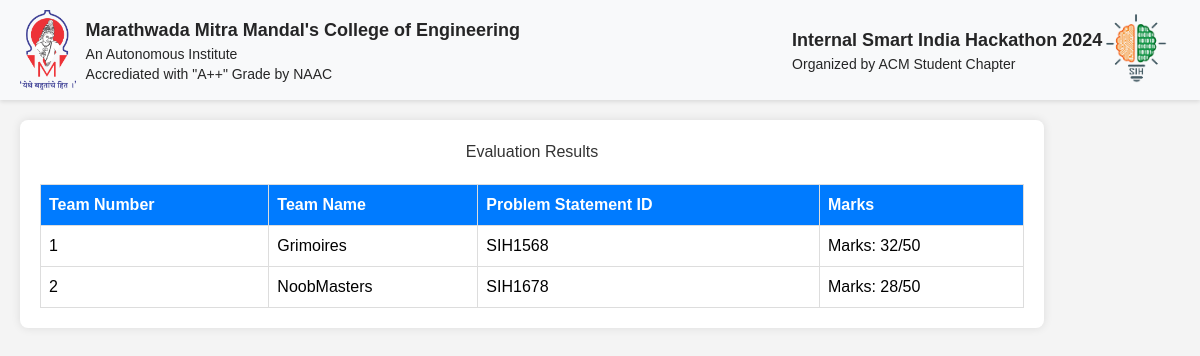
Before: /view_results (signed in) with the older database file.
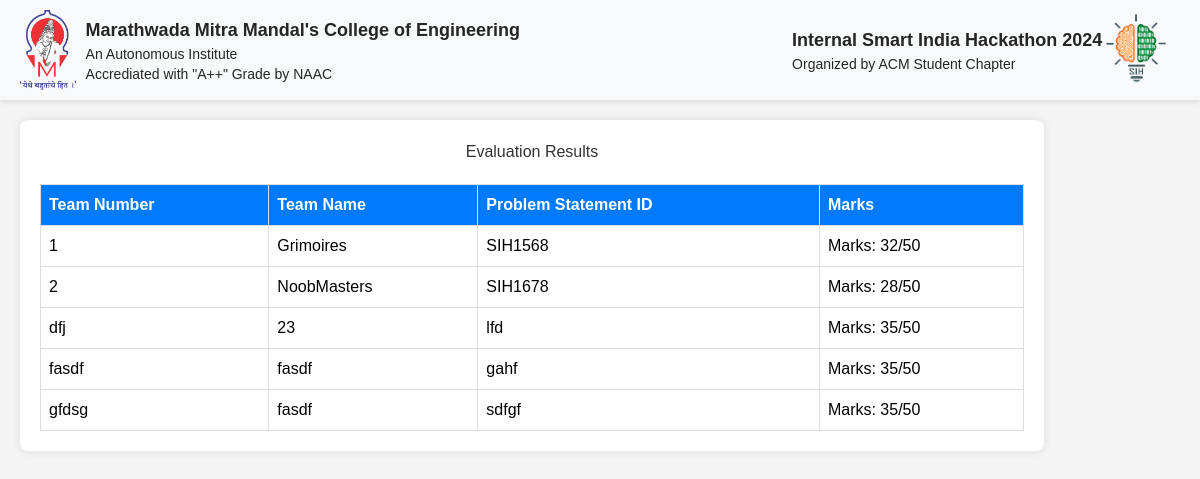
After: the same page with the newer database file.
### tables this page shows
CREATE TABLE team_info (
    id INTEGER PRIMARY KEY AUTOINCREMENT,
    team_name TEXT NOT NULL,
    team_number TEXT NOT NULL,
    problem_statement_id TEXT NOT NULL,
    file_path TEXT NOT NULL,
    problem_description TEXT,
    marks TEXT
);

### app.py (the view)
@app.route('/view_results')
def view_results():
    if 'username' not in session:
        return redirect(url_for('login'))
    results = query_db('SELECT team_number, team_name, problem_statement_id, marks FROM team_info')
    return render_template('view_results.html', results=results)

### app.py (called while the page is built)
@app.teardown_appcontext
def close_connection(exception):
    close_db()

### database.py (called while the page is built)
def get_db():
    db = getattr(g, '_database', None)
    if db is None:
        db = g._database = sqlite3.connect(current_app.config['DATABASE'])
        db.row_factory = sqlite3.Row
    return db

def query_db(query, args=(), one=False):
    cur = get_db().execute(query, args)
    result = cur.fetchall()
    cur.close()
    column_names = [column[0] for column in cur.description]
    if not result:
        return None
    if one:
        return dict(zip(column_names, result[0]))
    return [dict(zip(column_names, row)) for row in result]

### templates/view_results.html (shortened to what this page needs)
<!DOCTYPE html>
<html lang="en">
<head>
    <script src="https://cdn.tailwindcss.com"></script>
</head>
<body>
    <div class="nav">
        <div class="left">
            <div class="leftlogo">
                <img src="../static/images/MMCOE LOGO.png" alt="mmcoe">
            </div>
            <div>
                <div class="ltop text-lg font-bold">Marathwada Mitra Mandal's College of Engineering</div>
                <div class="lmiddle text-sm">An Autonomous Institute</div>
                <div class="lbottom text-sm">Accrediated with "A++" Grade by NAAC</div>
            </div>
        </div>
        <div class="right">
            <div>
                <div class="rtop text-lg font-bold">Internal Smart India Hackathon 2024</div>
                <div class="rmiddle text-sm">Organized by ACM Student Chapter</div>
            </div>
            <div class="rightlogo">
                <img src="../static/images/SIH-Logo3.png" alt="sih">
            </div>
        </div>
    </div>
    <div class="container">
        <h1>Evaluation Results</h1>
        <table class="table-auto">
            <thead>
                <tr>
                    <th>Team Number</th>
                    <th>Team Name</th>
                    <th>Problem Statement ID</th>
                    <th>Marks</th>
                </tr>
            </thead>
            <tbody>
                {% for result in results %}
                <tr>
                    <td>{{ result.team_number }}</td>
                    <td>{{ result.team_name }}</td>
                    <td>{{ result.problem_statement_id }}</td>
                    <td>{{ result.marks }}</td>
                </tr>
                {% endfor %}
            </tbody>
        </table>
    </div>
</body>
</html>

### templates/view_results.html (style rules this page uses)
body { font-family: Arial, sans-serif; margin: 0; padding: 20px; background-color: #f4f4f4; }
.container { max-width: 800px; margin-top: 100px; background: #fff; padding: 20px; border-radius: 8px; box-shadow: 0 0 10px rgba(0,0,0,0.1); }
h1 { text-align: center; color: #333; }
table { width: 100%; border-collapse: collapse; margin-top: 20px; border-radius: 3px; }
th, td { border: 1px solid #ddd; padding: 8px; text-align: left; }
th { background-color: #007bff; color: white; }
.nav { position: fixed; top: 0; left: 0; right: 0; display: flex; justify-content: space-between; background-color: #f8f9fa; padding: 10px 20px; z-index: 1000; box-shadow: 0 2px 4px rgba(0, 0, 0, 0.1); color: rgba(0, 0, 0, 0.85); height: 100px; }
.left, .right { display: flex; align-items: center; }
.leftlogo, .rightlogo { margin-right: 10px; }
.ltop, .lmiddle, .lbottom, .rtop, .rmiddle { text-align: left; }
.leftlogo img, .rightlogo img { height: 80px !important; }

Changed rows visible on the page:
added team_info: team_number "dfj", team_name "23", problem_statement_id "lfd", marks "Marks: 35/50"
added team_info: team_number "fasdf", team_name "fasdf", problem_statement_id "gahf", marks "Marks: 35/50"
added team_info: team_number "gfdsg", team_name "fasdf", problem_statement_id "sdfgf", marks "Marks: 35/50"
